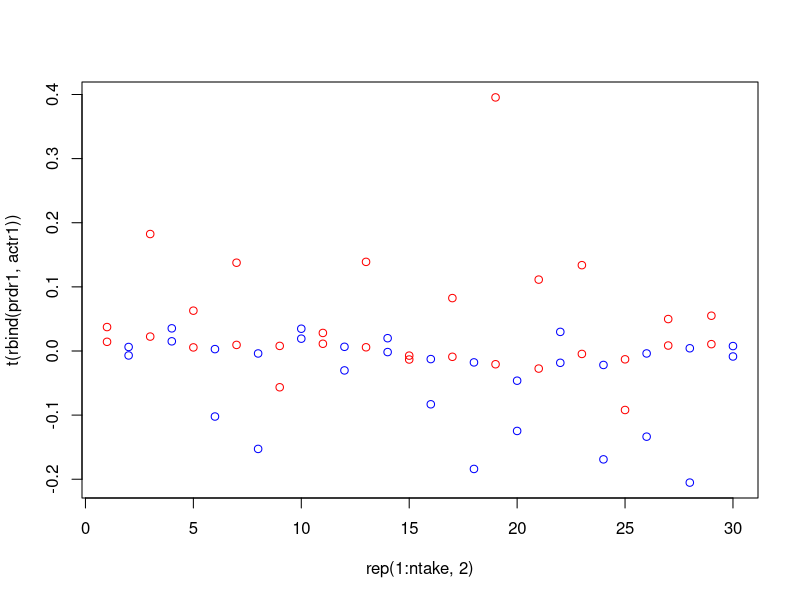
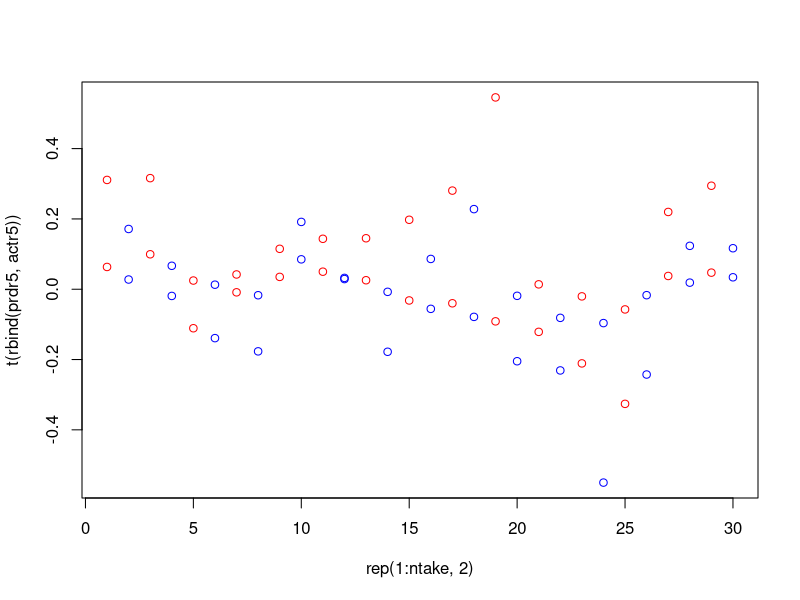

Write the R code that produced these figures, in order.
# Week 1 Homework 1: A Little Model of Time-Varying Expected Returns 
#
# * Thu Oct 03 2013 09:09:27 AM Steven E. Pav <steven@cerebellumcapital.com>
#
# σε=0.018, ϕ=0.94, σδ=0.18 and the correlation between εt and δt shocks ρ=−ϕ1−ϕ2σεσδ=−0.80756
#

sig.epsi <- 0.018
phi <- 0.94
sig.dlta <- 0.18
rho <- - (phi / (1 - phi^2)) * (sig.epsi / sig.dlta)

fdisp <- function(x) {
	cat("# ",x,"\n")
}

# Question 1

bhat <- 1  # I think it is unbiased;
sigx <- (1 / (1 - phi)) * sig.epsi
varret <- sigx^2 + sig.dlta^2

resu <- c(bhat,bhat * sigx,sqrt(varret),
					(bhat * sigx / sqrt(varret))^2)
fdisp(resu)
#  1 0.3 0.3499 0.7353 

# Question 2
# simulate an MA sequence

require(MASS)

nsim <- 1e6

fsym <- function(a11,a12,a22) {
	matrix(c(a11,a12,a12,a22),nrow=2)
}
Sigma <- fsym(sig.epsi^2,sig.dlta*sig.epsi*rho,sig.dlta^2)

set.seed(as.integer(charToRaw("df40ec01-f1c4-4f59-babc-1423ce942623")))
epsdl <- mvrnorm(n=nsim,mu=c(0,0),Sigma=Sigma)
epsi <- epsdl[,1]
dlta <- c(epsdl[2:dim(epsdl)[1],2],0)

xobs <- filter(x=epsi,filter=c(phi),method="recursive",sides=1)
robs <- xobs + dlta

foolm <- lm(robs ~ xobs)
#print(summary(foolm))

if (nsim < 2e4)
	plot(xobs,robs)

# now forward filter the r?
r5 <- filter(robs,filter=rep(1,5),method="conv",sides=1)
r5 <- r5[5:length(r5)]
x5 <- xobs[1:length(r5)]
foolm5 <- lm(r5 ~ x5)
sumfoo <- summary(foolm5)
print(sumfoo)

resu <- c(foolm5$coefficients[2],sumfoo$r.squared)
fdisp(resu)
#  4.419 0.3099 

# Question 3
ntake <- 30

prdr1 <- foolm$fitted.values[1:ntake]
actr1 <- robs[1:ntake]

prdr5 <- foolm5$fitted.values[1:ntake]
actr5 <- r5[1:ntake]

plot(rep(1:ntake,2),t(rbind(prdr1,actr1)),col=c("red","blue"))

plot(rep(1:ntake,2),t(rbind(prdr5,actr5)),col=c("red","blue"))
sd(prdr5)
sd(actr5)

# I think it is
#
# one year return is more jumpy -- less serially correlated
# 







#for vim modeline: (do not edit)
# vim:fdm=marker:fmr=FOLDUP,UNFOLD:cms=#%s:syn=r:ft=r
